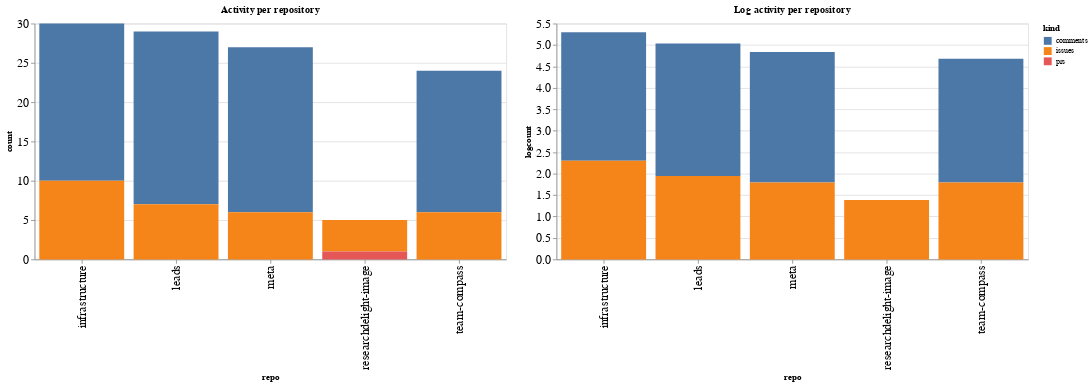

Notebook code cell kept with this figure:
### Code cell
ch1 = alt.Chart(repo_summaries, width=600, title="Activity per repository").mark_bar().encode(
    x='repo',
    y='count',
    color='kind',
    tooltip="kind"
)

ch2 = alt.Chart(repo_summaries, width=600, title="Log activity per repository").mark_bar().encode(
    x='repo',
    y='logcount',
    color='kind',
    tooltip="kind"
)

ch1 | ch2

### Figure 1 — Vega-Lite specification as saved in the notebook (floating-point values rounded to 4 significant figures)
{"config": {"axisLeft": {"labelFontSize": 15}, "axisBottom": {"labelFontSize": 15}}, "hconcat": [{"mark": "bar", "encoding": {"color": {"field": "kind", "type": "nominal"}, "tooltip": {"field": "kind", "type": "nominal"}, "x": {"field": "repo", "type": "nominal"}, "y": {"field": "count", "type": "quantitative"}}, "title": "Activity per repository", "width": 600}, {"mark": "bar", "encoding": {"color": {"field": "kind", "type": "nominal"}, "tooltip": {"field": "kind", "type": "nominal"}, "x": {"field": "repo", "type": "nominal"}, "y": {"field": "logcount", "type": "quantitative"}}, "title": "Log activity per repository", "width": 600}], "data": {"name": "data-7343ba9493cde8e515990b4a0614c289"}, "$schema": "https://vega.github.io/schema/vega-lite/v4.17.0.json", "datasets": {"data-7343ba9493cde8e515990b4a0614c289": [{"repo": "infrastructure", "kind": "comments", "count": 20, "logcount": 2.996}, {"repo": "infrastructure", "kind": "issues", "count": 10, "logcount": 2.303}, {"repo": "leads", "kind": "comments", "count": 22, "logcount": 3.091}, {"repo": "leads", "kind": "issues", "count": 7, "logcount": 1.946}, {"repo": "meta", "kind": "comments", "count": 21, "logcount": 3.045}, {"repo": "meta", "kind": "issues", "count": 6, "logcount": 1.792}, {"repo": "researchdelight-image", "kind": "issues", "count": 4, "logcount": 1.386}, {"repo": "researchdelight-image", "kind": "prs", "count": 1, "logcount": 0.0}, {"repo": "team-compass", "kind": "comments", "count": 18, "logcount": 2.89}, {"repo": "team-compass", "kind": "issues", "count": 6, "logcount": 1.792}]}}
